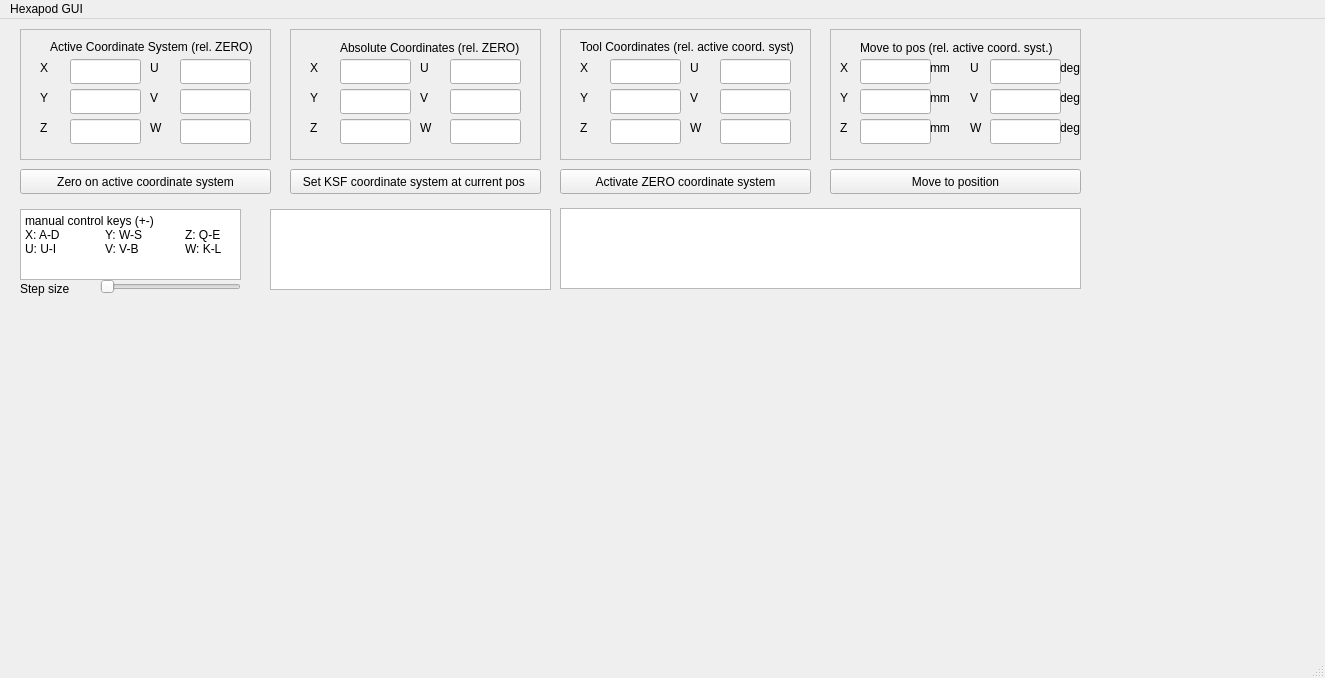
<?xml version="1.0" encoding="UTF-8"?>
<ui version="4.0">
 <class>HexapodGui</class>
 <widget class="QMainWindow" name="HexapodGui">
  <property name="geometry">
   <rect>
    <x>0</x>
    <y>0</y>
    <width>1325</width>
    <height>678</height>
   </rect>
  </property>
  <property name="windowTitle">
   <string>MainWindow</string>
  </property>
  <widget class="QWidget" name="centralwidget">
   <widget class="QLabel" name="label">
    <property name="geometry">
     <rect>
      <x>20</x>
      <y>260</y>
      <width>61</width>
      <height>20</height>
     </rect>
    </property>
    <property name="text">
     <string>Step size</string>
    </property>
   </widget>
   <widget class="QSlider" name="HS_IncrementSize">
    <property name="geometry">
     <rect>
      <x>100</x>
      <y>260</y>
      <width>141</width>
      <height>16</height>
     </rect>
    </property>
    <property name="orientation">
     <enum>Qt::Horizontal</enum>
    </property>
   </widget>
   <widget class="QPlainTextEdit" name="plainTextEdit">
    <property name="geometry">
     <rect>
      <x>20</x>
      <y>190</y>
      <width>221</width>
      <height>71</height>
     </rect>
    </property>
    <property name="plainText">
     <string>manual control keys (+-)
X: A-D	Y: W-S	Z: Q-E
U: U-I	V: V-B	W: K-L</string>
    </property>
   </widget>
   <widget class="QFrame" name="frame">
    <property name="geometry">
     <rect>
      <x>290</x>
      <y>10</y>
      <width>251</width>
      <height>131</height>
     </rect>
    </property>
    <property name="frameShape">
     <enum>QFrame::StyledPanel</enum>
    </property>
    <property name="frameShadow">
     <enum>QFrame::Raised</enum>
    </property>
    <widget class="QLineEdit" name="LE_wAbsCo">
     <property name="geometry">
      <rect>
       <x>160</x>
       <y>90</y>
       <width>71</width>
       <height>25</height>
      </rect>
     </property>
    </widget>
    <widget class="QLineEdit" name="LE_vAbsCo">
     <property name="geometry">
      <rect>
       <x>160</x>
       <y>60</y>
       <width>71</width>
       <height>25</height>
      </rect>
     </property>
    </widget>
    <widget class="QLabel" name="label_6">
     <property name="geometry">
      <rect>
       <x>130</x>
       <y>30</y>
       <width>16</width>
       <height>17</height>
      </rect>
     </property>
     <property name="text">
      <string>U</string>
     </property>
    </widget>
    <widget class="QLabel" name="label_7">
     <property name="geometry">
      <rect>
       <x>130</x>
       <y>60</y>
       <width>16</width>
       <height>17</height>
      </rect>
     </property>
     <property name="text">
      <string>V</string>
     </property>
    </widget>
    <widget class="QLabel" name="label_5">
     <property name="geometry">
      <rect>
       <x>20</x>
       <y>90</y>
       <width>16</width>
       <height>17</height>
      </rect>
     </property>
     <property name="text">
      <string>Z</string>
     </property>
    </widget>
    <widget class="QLineEdit" name="LE_xAbsCo">
     <property name="geometry">
      <rect>
       <x>50</x>
       <y>30</y>
       <width>71</width>
       <height>25</height>
      </rect>
     </property>
    </widget>
    <widget class="QLabel" name="label_3">
     <property name="geometry">
      <rect>
       <x>20</x>
       <y>30</y>
       <width>16</width>
       <height>17</height>
      </rect>
     </property>
     <property name="text">
      <string>X</string>
     </property>
    </widget>
    <widget class="QLabel" name="label_4">
     <property name="geometry">
      <rect>
       <x>20</x>
       <y>60</y>
       <width>16</width>
       <height>17</height>
      </rect>
     </property>
     <property name="text">
      <string>Y</string>
     </property>
    </widget>
    <widget class="QLabel" name="label_8">
     <property name="geometry">
      <rect>
       <x>130</x>
       <y>90</y>
       <width>16</width>
       <height>17</height>
      </rect>
     </property>
     <property name="text">
      <string>W</string>
     </property>
    </widget>
    <widget class="QLineEdit" name="LE_yAbsCo">
     <property name="geometry">
      <rect>
       <x>50</x>
       <y>60</y>
       <width>71</width>
       <height>25</height>
      </rect>
     </property>
    </widget>
    <widget class="QLineEdit" name="LE_zAbsCo">
     <property name="geometry">
      <rect>
       <x>50</x>
       <y>90</y>
       <width>71</width>
       <height>25</height>
      </rect>
     </property>
    </widget>
    <widget class="QLineEdit" name="LE_uAbsCo">
     <property name="geometry">
      <rect>
       <x>160</x>
       <y>30</y>
       <width>71</width>
       <height>25</height>
      </rect>
     </property>
    </widget>
    <widget class="QLabel" name="label_16">
     <property name="geometry">
      <rect>
       <x>50</x>
       <y>10</y>
       <width>191</width>
       <height>17</height>
      </rect>
     </property>
     <property name="text">
      <string>Absolute Coordinates (rel. ZERO)</string>
     </property>
    </widget>
   </widget>
   <widget class="QFrame" name="frame_3">
    <property name="geometry">
     <rect>
      <x>20</x>
      <y>10</y>
      <width>251</width>
      <height>131</height>
     </rect>
    </property>
    <property name="frameShape">
     <enum>QFrame::StyledPanel</enum>
    </property>
    <property name="frameShadow">
     <enum>QFrame::Raised</enum>
    </property>
    <widget class="QLineEdit" name="LE_wActiveCo">
     <property name="geometry">
      <rect>
       <x>160</x>
       <y>90</y>
       <width>71</width>
       <height>25</height>
      </rect>
     </property>
    </widget>
    <widget class="QLineEdit" name="LE_vActiveCo">
     <property name="geometry">
      <rect>
       <x>160</x>
       <y>60</y>
       <width>71</width>
       <height>25</height>
      </rect>
     </property>
    </widget>
    <widget class="QLabel" name="label_17">
     <property name="geometry">
      <rect>
       <x>130</x>
       <y>30</y>
       <width>16</width>
       <height>17</height>
      </rect>
     </property>
     <property name="text">
      <string>U</string>
     </property>
    </widget>
    <widget class="QLabel" name="label_18">
     <property name="geometry">
      <rect>
       <x>130</x>
       <y>60</y>
       <width>16</width>
       <height>17</height>
      </rect>
     </property>
     <property name="text">
      <string>V</string>
     </property>
    </widget>
    <widget class="QLabel" name="label_19">
     <property name="geometry">
      <rect>
       <x>20</x>
       <y>90</y>
       <width>16</width>
       <height>17</height>
      </rect>
     </property>
     <property name="text">
      <string>Z</string>
     </property>
    </widget>
    <widget class="QLineEdit" name="LE_xActiveCo">
     <property name="geometry">
      <rect>
       <x>50</x>
       <y>30</y>
       <width>71</width>
       <height>25</height>
      </rect>
     </property>
    </widget>
    <widget class="QLabel" name="label_20">
     <property name="geometry">
      <rect>
       <x>20</x>
       <y>30</y>
       <width>16</width>
       <height>17</height>
      </rect>
     </property>
     <property name="text">
      <string>X</string>
     </property>
    </widget>
    <widget class="QLabel" name="label_21">
     <property name="geometry">
      <rect>
       <x>20</x>
       <y>60</y>
       <width>16</width>
       <height>17</height>
      </rect>
     </property>
     <property name="text">
      <string>Y</string>
     </property>
    </widget>
    <widget class="QLabel" name="label_22">
     <property name="geometry">
      <rect>
       <x>130</x>
       <y>90</y>
       <width>16</width>
       <height>17</height>
      </rect>
     </property>
     <property name="text">
      <string>W</string>
     </property>
    </widget>
    <widget class="QLineEdit" name="LE_yActiveCo">
     <property name="geometry">
      <rect>
       <x>50</x>
       <y>60</y>
       <width>71</width>
       <height>25</height>
      </rect>
     </property>
    </widget>
    <widget class="QLineEdit" name="LE_zActiveCo">
     <property name="geometry">
      <rect>
       <x>50</x>
       <y>90</y>
       <width>71</width>
       <height>25</height>
      </rect>
     </property>
    </widget>
    <widget class="QLineEdit" name="LE_uActiveCo">
     <property name="geometry">
      <rect>
       <x>160</x>
       <y>30</y>
       <width>71</width>
       <height>25</height>
      </rect>
     </property>
    </widget>
    <widget class="QLabel" name="label_23">
     <property name="geometry">
      <rect>
       <x>30</x>
       <y>10</y>
       <width>211</width>
       <height>16</height>
      </rect>
     </property>
     <property name="text">
      <string>Active Coordinate System (rel. ZERO)</string>
     </property>
    </widget>
   </widget>
   <widget class="QFrame" name="frame_2">
    <property name="geometry">
     <rect>
      <x>560</x>
      <y>10</y>
      <width>251</width>
      <height>131</height>
     </rect>
    </property>
    <property name="frameShape">
     <enum>QFrame::StyledPanel</enum>
    </property>
    <property name="frameShadow">
     <enum>QFrame::Raised</enum>
    </property>
    <widget class="QLineEdit" name="LE_wToolCo">
     <property name="geometry">
      <rect>
       <x>160</x>
       <y>90</y>
       <width>71</width>
       <height>25</height>
      </rect>
     </property>
    </widget>
    <widget class="QLineEdit" name="LE_vToolCo">
     <property name="geometry">
      <rect>
       <x>160</x>
       <y>60</y>
       <width>71</width>
       <height>25</height>
      </rect>
     </property>
    </widget>
    <widget class="QLabel" name="label_10">
     <property name="geometry">
      <rect>
       <x>130</x>
       <y>30</y>
       <width>16</width>
       <height>17</height>
      </rect>
     </property>
     <property name="text">
      <string>U</string>
     </property>
    </widget>
    <widget class="QLabel" name="label_11">
     <property name="geometry">
      <rect>
       <x>130</x>
       <y>60</y>
       <width>16</width>
       <height>17</height>
      </rect>
     </property>
     <property name="text">
      <string>V</string>
     </property>
    </widget>
    <widget class="QLabel" name="label_12">
     <property name="geometry">
      <rect>
       <x>20</x>
       <y>90</y>
       <width>16</width>
       <height>17</height>
      </rect>
     </property>
     <property name="text">
      <string>Z</string>
     </property>
    </widget>
    <widget class="QLineEdit" name="LE_xToolCo">
     <property name="geometry">
      <rect>
       <x>50</x>
       <y>30</y>
       <width>71</width>
       <height>25</height>
      </rect>
     </property>
    </widget>
    <widget class="QLabel" name="label_13">
     <property name="geometry">
      <rect>
       <x>20</x>
       <y>30</y>
       <width>16</width>
       <height>17</height>
      </rect>
     </property>
     <property name="text">
      <string>X</string>
     </property>
    </widget>
    <widget class="QLabel" name="label_14">
     <property name="geometry">
      <rect>
       <x>20</x>
       <y>60</y>
       <width>16</width>
       <height>17</height>
      </rect>
     </property>
     <property name="text">
      <string>Y</string>
     </property>
    </widget>
    <widget class="QLabel" name="label_15">
     <property name="geometry">
      <rect>
       <x>130</x>
       <y>90</y>
       <width>16</width>
       <height>17</height>
      </rect>
     </property>
     <property name="text">
      <string>W</string>
     </property>
    </widget>
    <widget class="QLineEdit" name="LE_yToolCo">
     <property name="geometry">
      <rect>
       <x>50</x>
       <y>60</y>
       <width>71</width>
       <height>25</height>
      </rect>
     </property>
    </widget>
    <widget class="QLineEdit" name="LE_zToolCo">
     <property name="geometry">
      <rect>
       <x>50</x>
       <y>90</y>
       <width>71</width>
       <height>25</height>
      </rect>
     </property>
    </widget>
    <widget class="QLineEdit" name="LE_uToolCo">
     <property name="geometry">
      <rect>
       <x>160</x>
       <y>30</y>
       <width>71</width>
       <height>25</height>
      </rect>
     </property>
    </widget>
    <widget class="QLabel" name="label_24">
     <property name="geometry">
      <rect>
       <x>20</x>
       <y>10</y>
       <width>231</width>
       <height>16</height>
      </rect>
     </property>
     <property name="text">
      <string>Tool Coordinates (rel. active coord. syst)</string>
     </property>
    </widget>
   </widget>
   <widget class="QPushButton" name="PB_ZeroOnActiveCoSys">
    <property name="geometry">
     <rect>
      <x>20</x>
      <y>150</y>
      <width>251</width>
      <height>25</height>
     </rect>
    </property>
    <property name="text">
     <string>Zero on active coordinate system</string>
    </property>
   </widget>
   <widget class="QPushButton" name="PB_setUserDefinedCoSys">
    <property name="geometry">
     <rect>
      <x>290</x>
      <y>150</y>
      <width>251</width>
      <height>25</height>
     </rect>
    </property>
    <property name="text">
     <string>Set KSF coordinate system at current pos </string>
    </property>
   </widget>
   <widget class="QFrame" name="frame_4">
    <property name="geometry">
     <rect>
      <x>830</x>
      <y>10</y>
      <width>251</width>
      <height>131</height>
     </rect>
    </property>
    <property name="frameShape">
     <enum>QFrame::StyledPanel</enum>
    </property>
    <property name="frameShadow">
     <enum>QFrame::Raised</enum>
    </property>
    <widget class="QLineEdit" name="LE_wMove">
     <property name="geometry">
      <rect>
       <x>160</x>
       <y>90</y>
       <width>71</width>
       <height>25</height>
      </rect>
     </property>
    </widget>
    <widget class="QLineEdit" name="LE_vMove">
     <property name="geometry">
      <rect>
       <x>160</x>
       <y>60</y>
       <width>71</width>
       <height>25</height>
      </rect>
     </property>
    </widget>
    <widget class="QLabel" name="label_25">
     <property name="geometry">
      <rect>
       <x>140</x>
       <y>30</y>
       <width>16</width>
       <height>17</height>
      </rect>
     </property>
     <property name="text">
      <string>U</string>
     </property>
    </widget>
    <widget class="QLabel" name="label_26">
     <property name="geometry">
      <rect>
       <x>140</x>
       <y>60</y>
       <width>16</width>
       <height>17</height>
      </rect>
     </property>
     <property name="text">
      <string>V</string>
     </property>
    </widget>
    <widget class="QLabel" name="label_27">
     <property name="geometry">
      <rect>
       <x>10</x>
       <y>90</y>
       <width>16</width>
       <height>17</height>
      </rect>
     </property>
     <property name="text">
      <string>Z</string>
     </property>
    </widget>
    <widget class="QLineEdit" name="LE_xMove">
     <property name="geometry">
      <rect>
       <x>30</x>
       <y>30</y>
       <width>71</width>
       <height>25</height>
      </rect>
     </property>
    </widget>
    <widget class="QLabel" name="label_28">
     <property name="geometry">
      <rect>
       <x>10</x>
       <y>30</y>
       <width>16</width>
       <height>17</height>
      </rect>
     </property>
     <property name="text">
      <string>X</string>
     </property>
    </widget>
    <widget class="QLabel" name="label_29">
     <property name="geometry">
      <rect>
       <x>10</x>
       <y>60</y>
       <width>16</width>
       <height>17</height>
      </rect>
     </property>
     <property name="text">
      <string>Y</string>
     </property>
    </widget>
    <widget class="QLabel" name="label_30">
     <property name="geometry">
      <rect>
       <x>140</x>
       <y>90</y>
       <width>16</width>
       <height>17</height>
      </rect>
     </property>
     <property name="text">
      <string>W</string>
     </property>
    </widget>
    <widget class="QLineEdit" name="LE_yMove">
     <property name="geometry">
      <rect>
       <x>30</x>
       <y>60</y>
       <width>71</width>
       <height>25</height>
      </rect>
     </property>
    </widget>
    <widget class="QLineEdit" name="LE_zMove">
     <property name="geometry">
      <rect>
       <x>30</x>
       <y>90</y>
       <width>71</width>
       <height>25</height>
      </rect>
     </property>
    </widget>
    <widget class="QLineEdit" name="LE_uMove">
     <property name="geometry">
      <rect>
       <x>160</x>
       <y>30</y>
       <width>71</width>
       <height>25</height>
      </rect>
     </property>
    </widget>
    <widget class="QLabel" name="label_31">
     <property name="geometry">
      <rect>
       <x>30</x>
       <y>10</y>
       <width>211</width>
       <height>17</height>
      </rect>
     </property>
     <property name="text">
      <string>Move to pos (rel. active coord. syst.)</string>
     </property>
    </widget>
    <widget class="QLabel" name="label_2">
     <property name="geometry">
      <rect>
       <x>100</x>
       <y>30</y>
       <width>31</width>
       <height>17</height>
      </rect>
     </property>
     <property name="text">
      <string>mm</string>
     </property>
    </widget>
    <widget class="QLabel" name="label_9">
     <property name="geometry">
      <rect>
       <x>100</x>
       <y>60</y>
       <width>31</width>
       <height>17</height>
      </rect>
     </property>
     <property name="text">
      <string>mm</string>
     </property>
    </widget>
    <widget class="QLabel" name="label_32">
     <property name="geometry">
      <rect>
       <x>100</x>
       <y>90</y>
       <width>31</width>
       <height>17</height>
      </rect>
     </property>
     <property name="text">
      <string>mm</string>
     </property>
    </widget>
    <widget class="QLabel" name="label_34">
     <property name="geometry">
      <rect>
       <x>230</x>
       <y>60</y>
       <width>31</width>
       <height>17</height>
      </rect>
     </property>
     <property name="text">
      <string>deg</string>
     </property>
    </widget>
    <widget class="QLabel" name="label_35">
     <property name="geometry">
      <rect>
       <x>230</x>
       <y>30</y>
       <width>31</width>
       <height>17</height>
      </rect>
     </property>
     <property name="text">
      <string>deg</string>
     </property>
    </widget>
   </widget>
   <widget class="QPushButton" name="PB_setZeroCoSys">
    <property name="geometry">
     <rect>
      <x>560</x>
      <y>150</y>
      <width>251</width>
      <height>25</height>
     </rect>
    </property>
    <property name="text">
     <string>Activate ZERO coordinate system</string>
    </property>
   </widget>
   <widget class="QPushButton" name="PB_MoveToPosition">
    <property name="geometry">
     <rect>
      <x>830</x>
      <y>150</y>
      <width>251</width>
      <height>25</height>
     </rect>
    </property>
    <property name="text">
     <string>Move to position</string>
    </property>
   </widget>
   <widget class="QTextEdit" name="TE_LogHexapod">
    <property name="geometry">
     <rect>
      <x>270</x>
      <y>190</y>
      <width>281</width>
      <height>81</height>
     </rect>
    </property>
   </widget>
   <widget class="QCustomPlot" name="StabilizationPlot" native="true">
    <property name="geometry">
     <rect>
      <x>20</x>
      <y>290</y>
      <width>1291</width>
      <height>341</height>
     </rect>
    </property>
   </widget>
   <widget class="QTextEdit" name="TE_LivePosition">
    <property name="geometry">
     <rect>
      <x>560</x>
      <y>189</y>
      <width>521</width>
      <height>81</height>
     </rect>
    </property>
   </widget>
   <widget class="QLabel" name="label_33">
    <property name="geometry">
     <rect>
      <x>1060</x>
      <y>100</y>
      <width>31</width>
      <height>17</height>
     </rect>
    </property>
    <property name="text">
     <string>deg</string>
    </property>
   </widget>
  </widget>
  <widget class="QMenuBar" name="menubar">
   <property name="geometry">
    <rect>
     <x>0</x>
     <y>0</y>
     <width>1325</width>
     <height>22</height>
    </rect>
   </property>
   <widget class="QMenu" name="menuHexapod_GUI">
    <property name="title">
     <string>Hexapod GUI</string>
    </property>
   </widget>
   <addaction name="menuHexapod_GUI"/>
  </widget>
  <widget class="QStatusBar" name="statusbar"/>
 </widget>
 <customwidgets>
  <customwidget>
   <class>QCustomPlot</class>
   <extends>QWidget</extends>
   <header>qcustomplot.h</header>
   <container>1</container>
  </customwidget>
 </customwidgets>
 <resources/>
 <connections/>
</ui>
